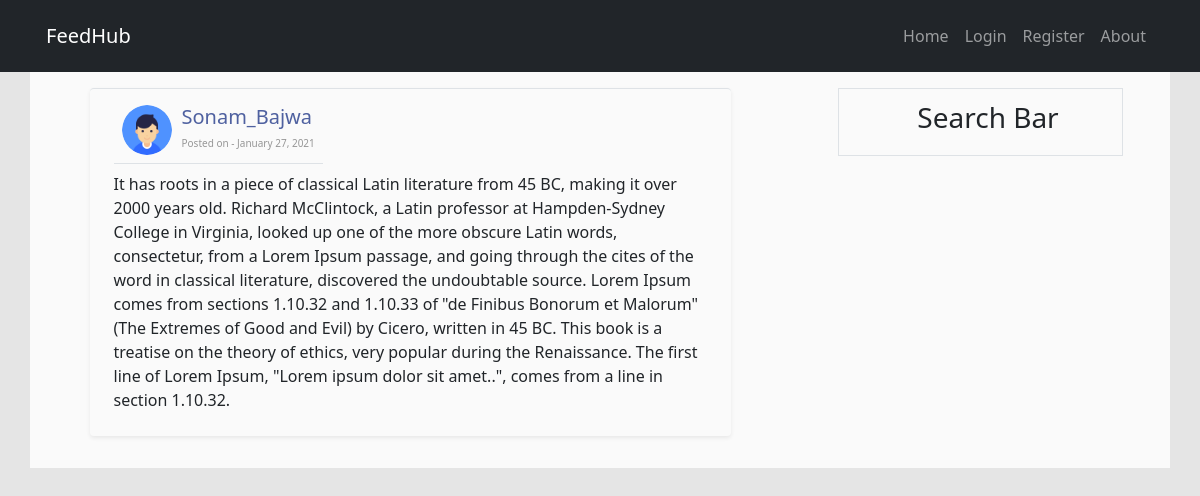
The page /post/33/ on the database its author committed.
### feedhub/models.py (models this page shows, shortened)
class Post(models.Model):
    title = models.CharField(max_length=100)
    content = models.TextField()
    date_posted = models.DateTimeField(default=timezone.now)
    author = models.ForeignKey(User, on_delete=models.CASCADE)

### users/models.py (models this page shows, shortened)
class Profile(models.Model):
    user = models.OneToOneField(User, on_delete=models.CASCADE)
    image = models.ImageField(default='default.jpg', upload_to='profile_pics')

### feedhub/views.py (the view)
# urls.py: path('post/<int:pk>/', PostDetailView.as_view(), name='feed-dtl'),
class PostDetailView(DetailView):
	model = Post

### feedhub/templates/feedhub/post_detail.html (shortened to what this page needs)
{% extends "feedhub/base.html" %}
{% block content %}
	<div class="container mb-3 py-2 _stpbx border-top rounded shadow-sm">
			<div class="d-inline-flex border-bottom mb-2 p-2">
				<img class="_usrlg" width="50px" height="50px" src="{{object.author.profile.image.url}}" alt="profile_pic">
				<div>
					<h2><a href="{% url 'feedhub:user-posts' object.author.username %}">{{ object.author }}</a></h2>
					<small>Posted on - {{ object.date_posted|date:"F j, Y"}}</small>
				</div>
			</div>
			<p>{{ object.content }}</p>
	</div>
{% endblock content %}

### feedhub/static/feedhub/main.css (style rules this page uses)
._stpbx h2 { font-size: 20px; margin: 0; }
._stpbx h2 a { text-decoration: none; color: rgba(60,80,150,0.9); }
._stpbx small { font-size: 10px; font-weight: normal; color: rgba(0,0,0,0.4); }
._usrlg { border-radius: 100%; margin-right: 10px; overflow: hidden; }

### rows shown on the page
Post: author.profile.image (placeholder picture), author "Sonam_Bajwa", date_posted "January 27, 2021", content "It has roots in a piece of classical Latin literature from 45 BC, making it over 2000 years old. Richard McClintock, a Latin professor at Hampden-Sydney College in Virginia, looked up one of the more obscure Latin words, consectetur, from a Lorem Ipsum passage, and going through the cites of the word in classical literature, discovered the undoubtable source. Lorem Ipsum comes from sections 1.10.32 and 1.10.33 of \"de Finibus Bonorum et Malorum\" (The Extremes of Good and Evil) by Cicero, written in 45 BC. This book is a treatise on the theory of ethics, very popular during the Renaissance. The first line of Lorem Ipsum, \"Lorem ipsum dolor sit amet..\", comes from a line in section 1.10.32."
